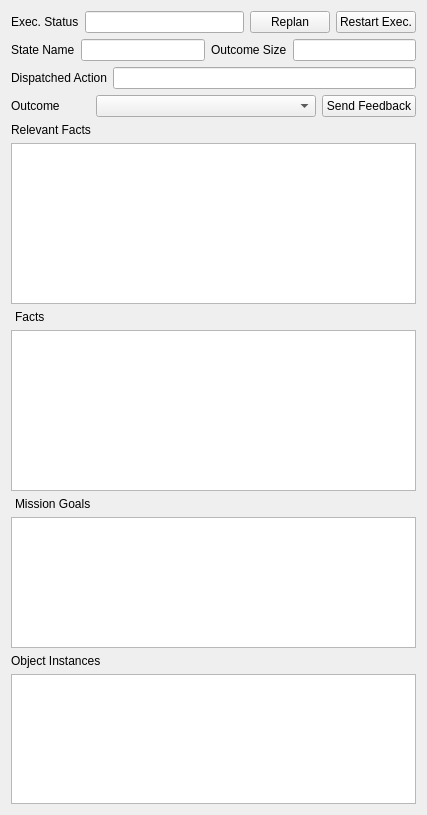
<?xml version="1.0" encoding="UTF-8"?>
<ui version="4.0">
 <class>DOTSupervisor</class>
 <widget class="QWidget" name="DOTSupervisor">
  <property name="geometry">
   <rect>
    <x>0</x>
    <y>0</y>
    <width>427</width>
    <height>815</height>
   </rect>
  </property>
  <property name="sizePolicy">
   <sizepolicy hsizetype="Expanding" vsizetype="Expanding">
    <horstretch>0</horstretch>
    <verstretch>0</verstretch>
   </sizepolicy>
  </property>
  <property name="windowTitle">
   <string>DOTSupervisor</string>
  </property>
  <layout class="QVBoxLayout" name="verticalLayout_4">
   <item>
    <layout class="QHBoxLayout" name="horizontalLayout_5">
     <item>
      <widget class="QLabel" name="label_9">
       <property name="text">
        <string>Exec. Status</string>
       </property>
      </widget>
     </item>
     <item>
      <widget class="QLineEdit" name="serverStatusLabel"/>
     </item>
     <item>
      <widget class="QPushButton" name="reloadFileButton">
       <property name="text">
        <string>Replan</string>
       </property>
      </widget>
     </item>
     <item>
      <widget class="QPushButton" name="restartExecButton">
       <property name="text">
        <string>Restart Exec.</string>
       </property>
      </widget>
     </item>
    </layout>
   </item>
   <item>
    <layout class="QHBoxLayout" name="horizontalLayout_2">
     <item>
      <widget class="QLabel" name="label_6">
       <property name="text">
        <string>State Name</string>
       </property>
      </widget>
     </item>
     <item>
      <widget class="QLineEdit" name="stateName"/>
     </item>
     <item>
      <widget class="QLabel" name="label_8">
       <property name="text">
        <string>Outcome Size</string>
       </property>
      </widget>
     </item>
     <item>
      <widget class="QLineEdit" name="outcomeSize"/>
     </item>
    </layout>
   </item>
   <item>
    <layout class="QHBoxLayout" name="horizontalLayout_3">
     <item>
      <widget class="QLabel" name="label">
       <property name="text">
        <string>Dispatched Action</string>
       </property>
      </widget>
     </item>
     <item>
      <widget class="QLineEdit" name="statusLabel">
       <property name="enabled">
        <bool>true</bool>
       </property>
       <property name="cursor">
        <cursorShape>BlankCursor</cursorShape>
       </property>
       <property name="autoFillBackground">
        <bool>false</bool>
       </property>
       <property name="frame">
        <bool>true</bool>
       </property>
       <property name="readOnly">
        <bool>true</bool>
       </property>
      </widget>
     </item>
    </layout>
   </item>
   <item>
    <layout class="QHBoxLayout" name="horizontalLayout_4">
     <item>
      <widget class="QLabel" name="label_7">
       <property name="text">
        <string>Outcome</string>
       </property>
      </widget>
     </item>
     <item>
      <widget class="QComboBox" name="outcomeComboBox">
       <property name="minimumSize">
        <size>
         <width>220</width>
         <height>0</height>
        </size>
       </property>
      </widget>
     </item>
     <item>
      <widget class="QPushButton" name="feedbackButton">
       <property name="text">
        <string>Send Feedback</string>
       </property>
      </widget>
     </item>
    </layout>
   </item>
   <item>
    <layout class="QVBoxLayout" name="verticalLayout_2">
     <item>
      <layout class="QVBoxLayout" name="verticalLayout_7">
       <item>
        <widget class="QLabel" name="label_5">
         <property name="text">
          <string>Relevant Facts</string>
         </property>
        </widget>
       </item>
       <item>
        <widget class="QListWidget" name="keyFactsView"/>
       </item>
      </layout>
     </item>
     <item>
      <widget class="QLabel" name="label_3">
       <property name="text">
        <string>Facts</string>
       </property>
       <property name="indent">
        <number>4</number>
       </property>
      </widget>
     </item>
     <item>
      <widget class="QListWidget" name="modelView">
       <property name="enabled">
        <bool>true</bool>
       </property>
       <property name="selectionMode">
        <enum>QAbstractItemView::MultiSelection</enum>
       </property>
      </widget>
     </item>
    </layout>
   </item>
   <item>
    <layout class="QVBoxLayout" name="verticalLayout">
     <item>
      <widget class="QLabel" name="label_2">
       <property name="text">
        <string>Mission Goals</string>
       </property>
       <property name="indent">
        <number>4</number>
       </property>
      </widget>
     </item>
     <item>
      <widget class="QListWidget" name="goalView">
       <property name="selectionMode">
        <enum>QAbstractItemView::MultiSelection</enum>
       </property>
       <property name="sortingEnabled">
        <bool>true</bool>
       </property>
      </widget>
     </item>
    </layout>
   </item>
   <item>
    <layout class="QVBoxLayout" name="verticalLayout_3">
     <item>
      <widget class="QLabel" name="label_4">
       <property name="text">
        <string>Object Instances</string>
       </property>
      </widget>
     </item>
     <item>
      <widget class="QTreeWidget" name="instanceView">
       <attribute name="headerVisible">
        <bool>false</bool>
       </attribute>
       <column>
        <property name="text">
         <string notr="true">1</string>
        </property>
       </column>
      </widget>
     </item>
    </layout>
   </item>
  </layout>
 </widget>
 <resources/>
 <connections/>
</ui>
